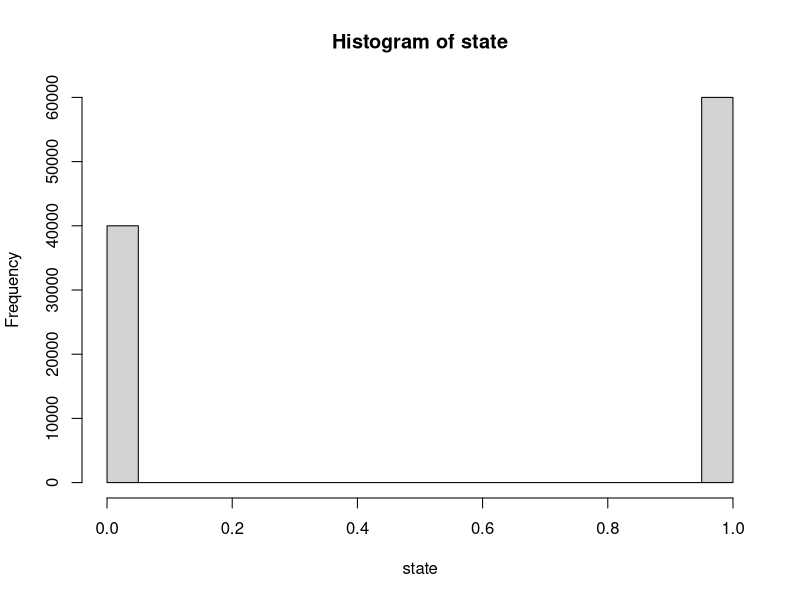
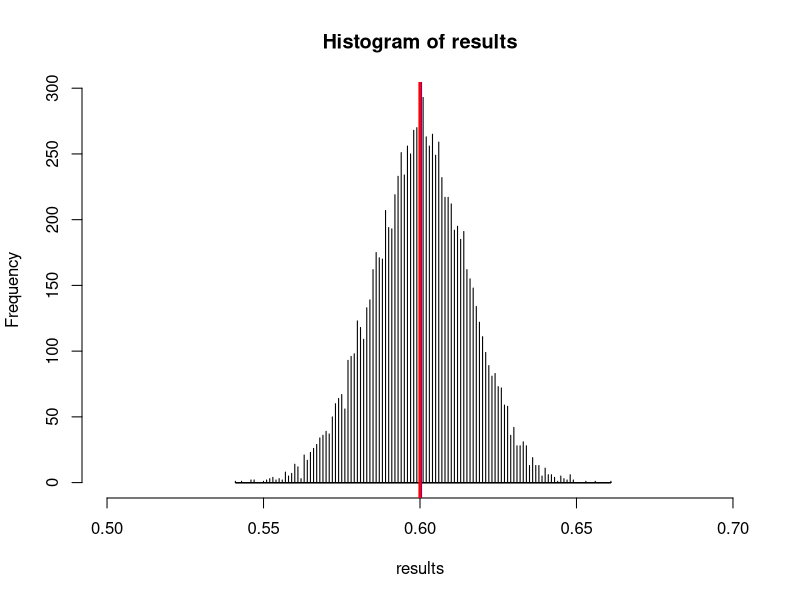
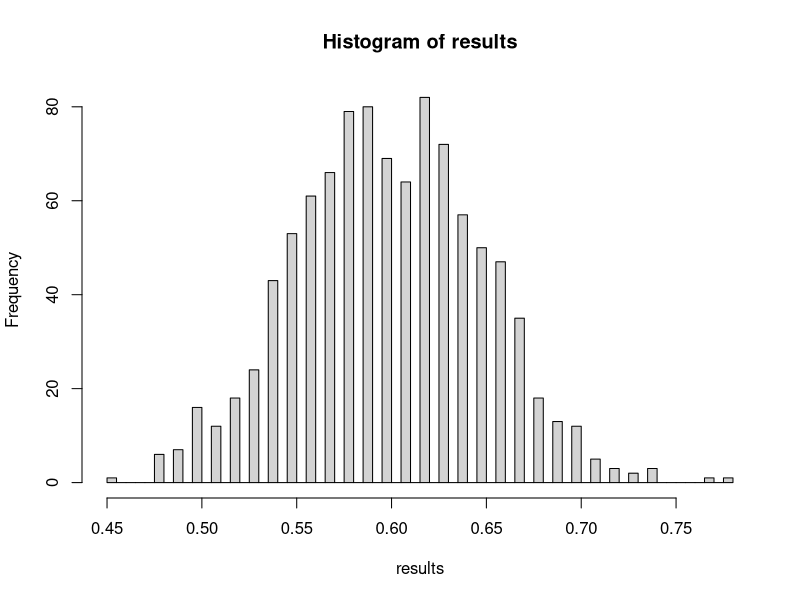

Write the R code that produced these figures, in order. (Note: this script raises an error after producing the figures.)
## ---- chunk 1
library(knitr)
opts_chunk$set(tidy.opts = list(width.cutoff = 60), tidy = TRUE)
knitr::opts_chunk$set(error = TRUE)
## ---- chunk 2

## ---- chunk 3

## ---- chunk 4

## ---- chunk 5
state <- c(rep(1,60000),rep(0,40000))

hist(state)
## ---- chunk 6
# You do not need to understand this code
n <- 10000     # number of polls
ss <- 1000     # sample size of each poll
results <- rep(NA,n)
for (i in 1:n){
  poll <- sample(state,ss,replace=F)
  results[i] <- mean(poll)
}
## ---- chunk 7
hist(results,xlim=c(.5,.7),col="lightgray",breaks=(n/2))
abline(v=mean(results),col="blue",lwd=3)
abline(v=.6,col="red",lwd=3)
## ---- chunk 8
length(results[results < mean(results) - 1.96*sd(results)])  / n
length(results[results > mean(results) + 1.96*sd(results)])  / n
## ---- chunk 9
# You do not need to understand this code

population <- c(rep(1,60000),rep(0,40000))

# Simulation - Get sampling distribution
n <- 1000  # number of polls
ss <- 100  # sample size
results <- rep(NA,n)
for (i in 1:n){
  poll <- sample(population,ss,replace=F)
  results[i] <- mean(poll)
}

# Sampling distribution
hist(results,breaks=50)

# Standard deviation of sampling distribution
round(sd(results),2)
## ---- chunk 10
poll <- sample(population,ss,replace=F)
p_sd <- sd(poll)
se <- p_sd / sqrt(ss)
round(se, 2)
## ---- chunk 11
library(tidyverse)

chechen <- read.csv("./class_data/chechen.csv")

#download.file("https://raw.githubusercontent.com/resonance1/govt10-w24/main/class_data/chechen.csv","chechen.csv")
#chechen <- read.csv("chechen.csv")

## ---- chunk 12
# Sample Size
n_treatment <- 
n_control <- 
  
# Obtain standard deviation

  
# Combine using formula
# sqrt( sd1^2 / n1     + sd2^2 / n2 )
  
# Answer should match: 0.4165658
## ---- chunk 13
result <- lm()
summary(result)
